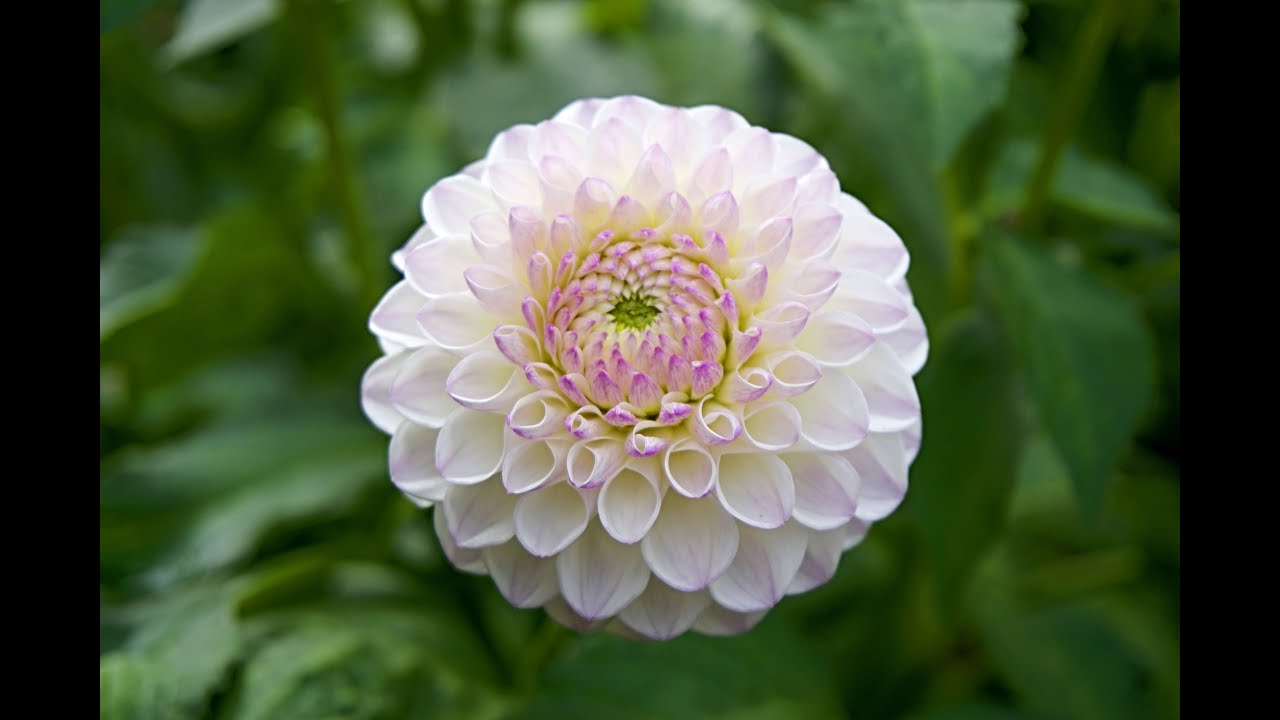
#> input picture flower.png, 1280 x 720 px
$ python LD_imageProcessing.py
#> lines starting #> are read from the running program, lines starting #| are printed output that depends on the picture
# LD_imageProcessing.py

# Brianna Drew
# March 7, 2021
# ID: #0622446
# Lab #6, Part #3

# import required libraries
import matplotlib.pyplot
import numpy

myImage = matplotlib.pyplot.imread('flower.png') # import png image
#> myImage is the input picture: shape (720, 1280, 4) float32; mean R, G, B, A 0.305, 0.36, 0.244, 1

# get height and width of image
height = myImage.shape[0]
#> height = 720
width = myImage.shape[1]
#> width = 1280

# convert image to grayscale, pixel by pixel
for x in range(0, height-1):
    for y in range(0,width-1):
        average = (myImage[x][y][0] + myImage[x][y][1] + myImage[x][y][2]) / 3 # get average of RGB values for current pixel

        # set new RGB values of current pixel
        myImage[x][y][0] = average
        myImage[x][y][1] = average
        myImage[x][y][2] = average
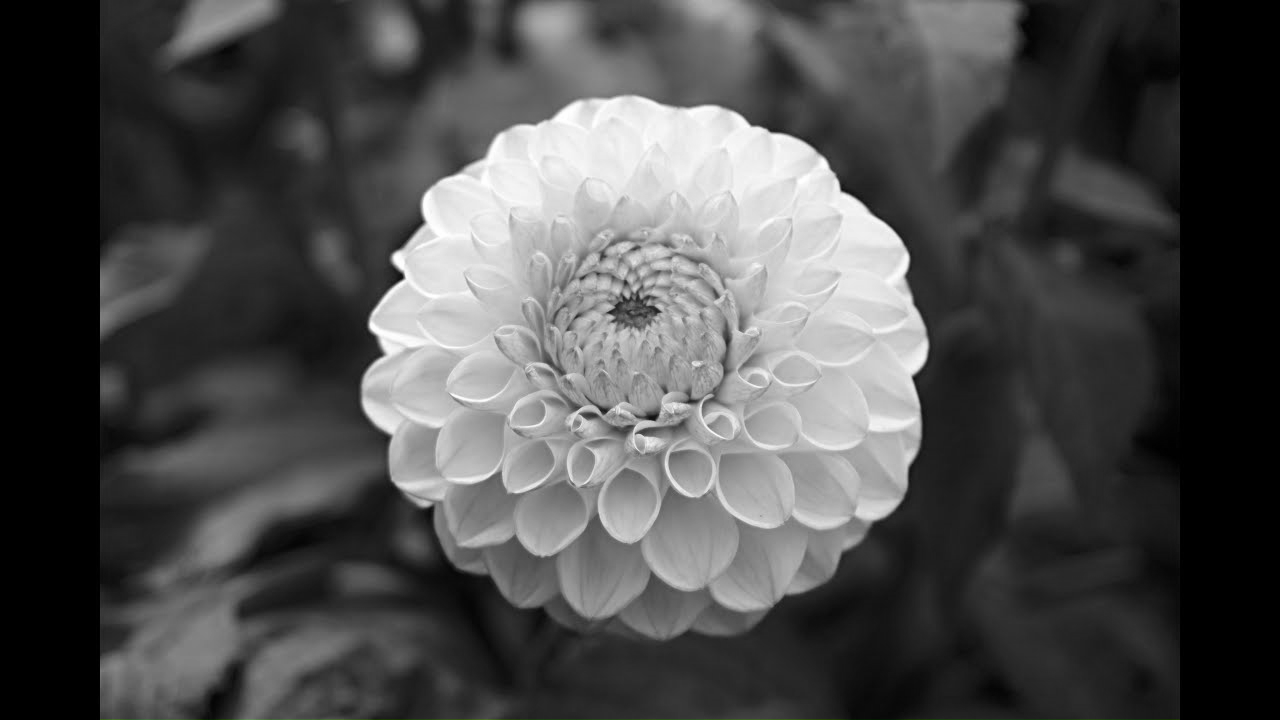
#> myImage: shape (720, 1280, 4) float32; mean R, G, B, A 0.303, 0.303, 0.303, 1

# detect edges within image and convert to black if edge detected, white if not
for x in range(0, height-2):
    for y in range(0,width-2):
        this = myImage[x][y][0] # colour of current pixel
        right = myImage[x+1][y][0] # colour of pixel to the right
        below = myImage[x][y+1][0] # colour of pixel below
        diff_right = abs(this - right) # difference in colour between current and right pixel
        diff_below = abs(this - below) # difference in colour between current and below pixel

        if diff_right > 0.0013 and diff_below > 0.0013:
            # set to black
            myImage[x][y][0] = 0
            myImage[x][y][1] = 0
            myImage[x][y][2] = 0
        else:
            # set to white
            myImage[x][y][0] = 1
            myImage[x][y][1] = 1
            myImage[x][y][2] = 1
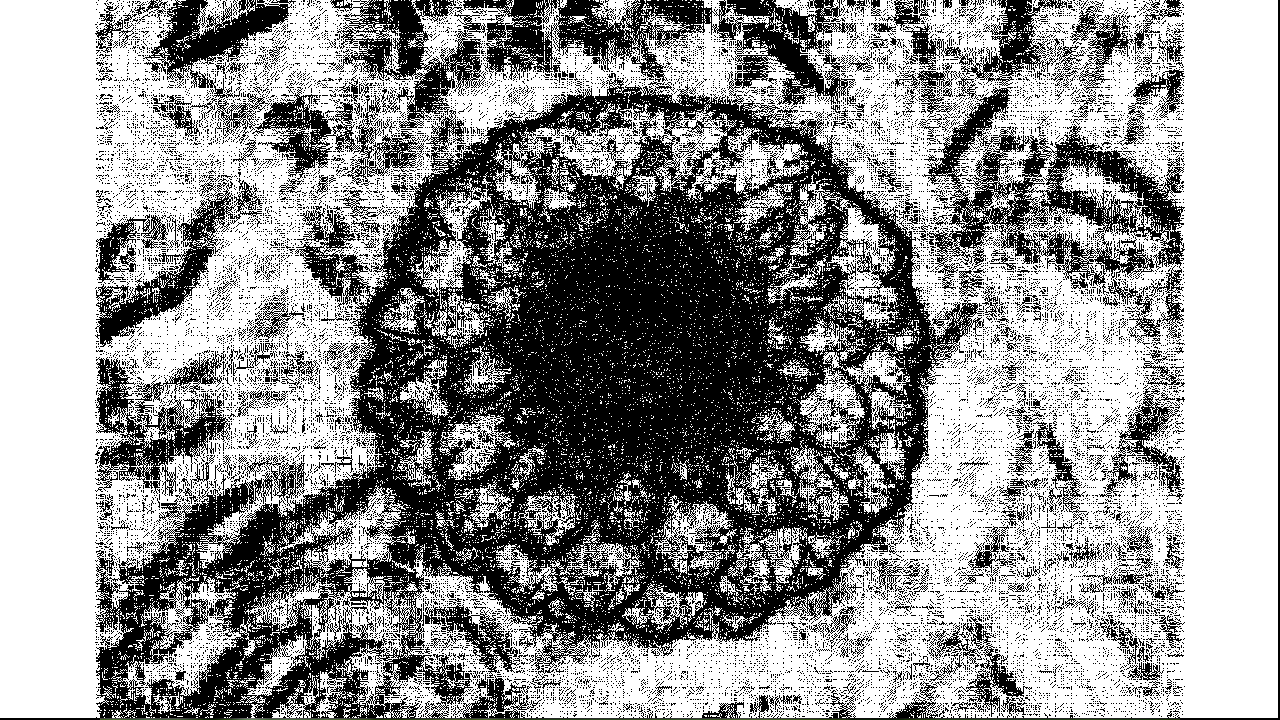
#> myImage: shape (720, 1280, 4) float32; mean R, G, B, A 0.58, 0.58, 0.58, 1

# show resulting image
imgplot = matplotlib.pyplot.imshow(myImage)
matplotlib.pyplot.show()
